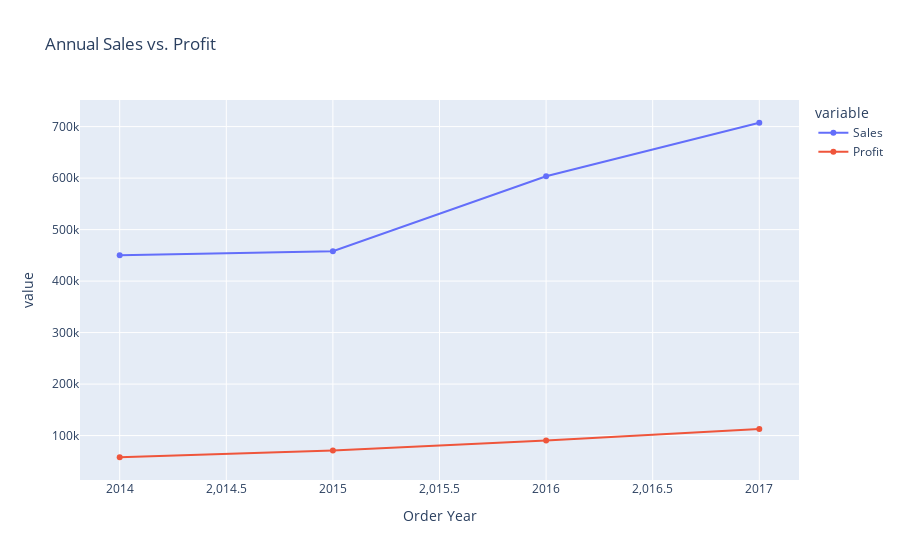

The code cell stored with this chart in its notebook:
### Markdown cell above
A: High-Level Performance Metrics

### Code cell
# Total sales/profit by year
annual_summary = df.groupby('Order Year').agg({'Sales': 'sum', 'Profit': 'sum'}).reset_index()

# Interactive plot with Plotly
import plotly.express as px
fig = px.line(annual_summary, x='Order Year', y=['Sales', 'Profit'], 
              title='Annual Sales vs. Profit', markers=True)
fig.show()

### Figure 1 — Plotly figure (JSON) as saved in the notebook; plotly's stock layout.template omitted (floating-point values rounded to 4 significant figures)
{"data": [{"hovertemplate": "variable=Sales<br>Order Year=%{x}<br>value=%{y}<extra></extra>", "legendgroup": "Sales", "line": {"color": "#636efa", "dash": "solid"}, "marker": {"symbol": "circle"}, "mode": "lines+markers", "name": "Sales", "orientation": "v", "showlegend": true, "type": "scatter", "x": [2014, 2015, 2016, 2017], "xaxis": "x", "y": [450400.0, 457900.0, 603600.0, 707500.0], "yaxis": "y"}, {"hovertemplate": "variable=Profit<br>Order Year=%{x}<br>value=%{y}<extra></extra>", "legendgroup": "Profit", "line": {"color": "#EF553B", "dash": "solid"}, "marker": {"symbol": "circle"}, "mode": "lines+markers", "name": "Profit", "orientation": "v", "showlegend": true, "type": "scatter", "x": [2014, 2015, 2016, 2017], "xaxis": "x", "y": [57900.0, 71060.0, 90250.0, 112800.0], "yaxis": "y"}], "layout": {"autosize": true, "legend": {"title": {"text": "variable"}, "tracegroupgap": 0}, "title": {"text": "Annual Sales vs. Profit"}, "xaxis": {"anchor": "y", "autorange": true, "domain": [0, 1], "range": [2014.0, 2017.0], "title": {"text": "Order Year"}, "type": "linear"}, "yaxis": {"anchor": "x", "autorange": true, "domain": [0, 1], "range": [4289.0, 761100.0], "title": {"text": "value"}, "type": "linear"}}}
